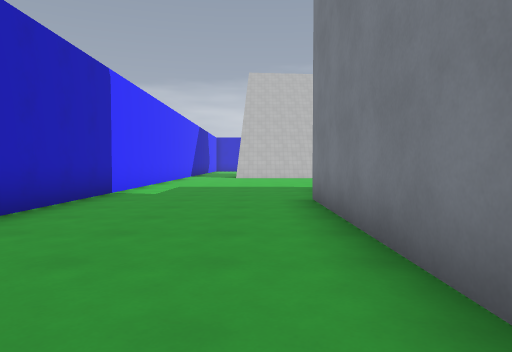
View 1 (above)

24 first-person views from a walk through a level from a Godot 3-D game. The camera is 1.3 m above the floor, tilts 2° down and sees 70° across. The floor is counted in squares, 2 m on a side. Each view is taken from the middle of a square. On the plan, view 1 faces up. The plan holds only what a view shows up to about 11 squares ahead; the rest is blank. The place goes on beyond the plan. Surface patterns are stand-ins for the level's own textures.

View 2
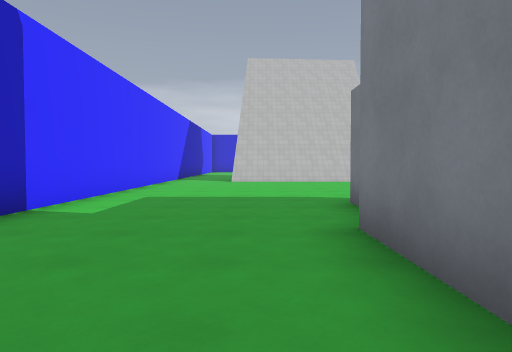

View 3
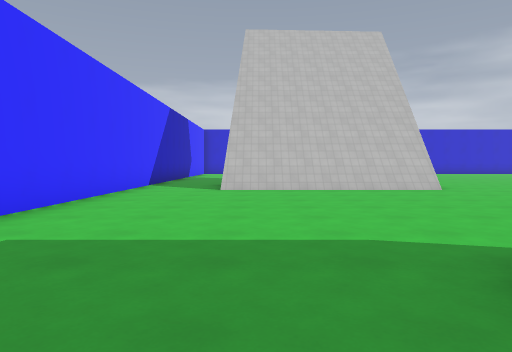

View 4
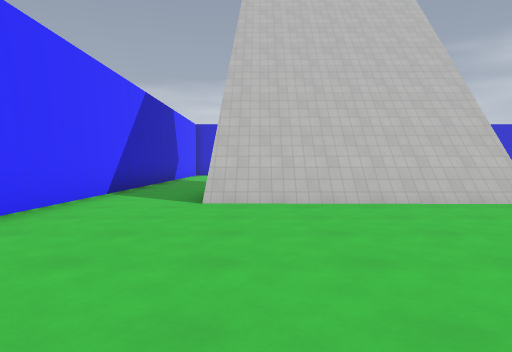

View 5
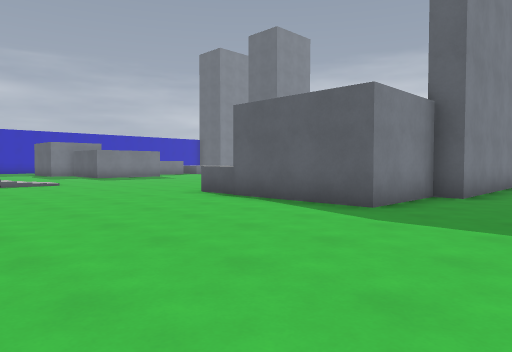

View 6
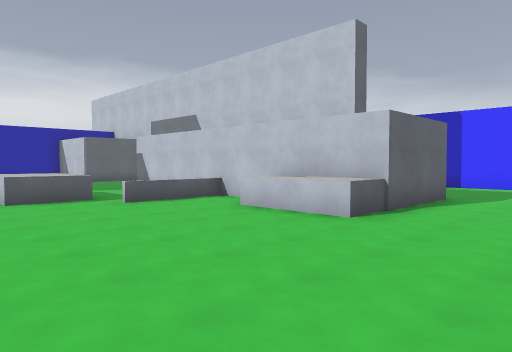

View 7
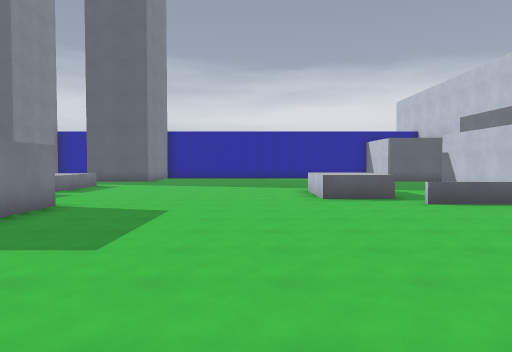

View 8
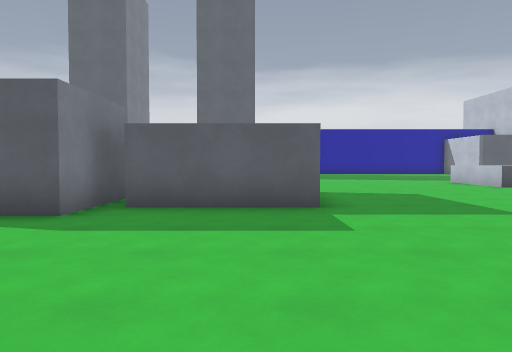

View 9
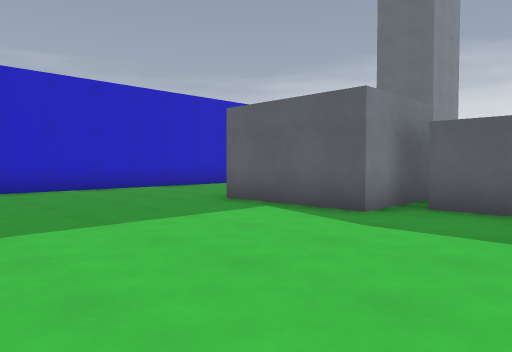

View 10
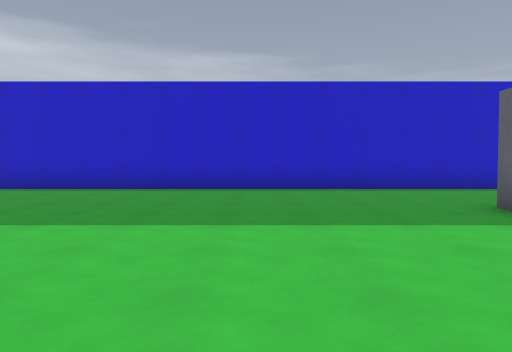

View 11
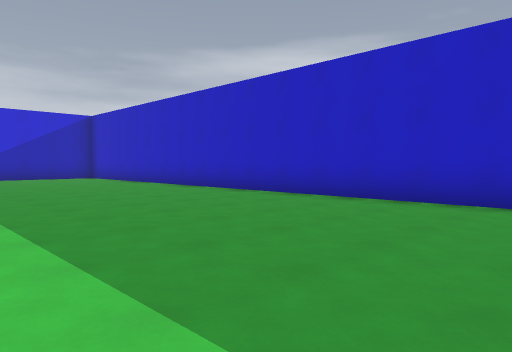

View 12
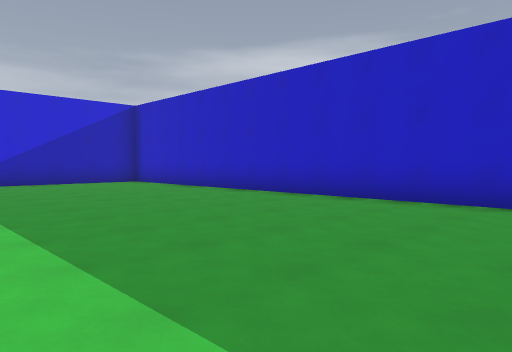

View 13
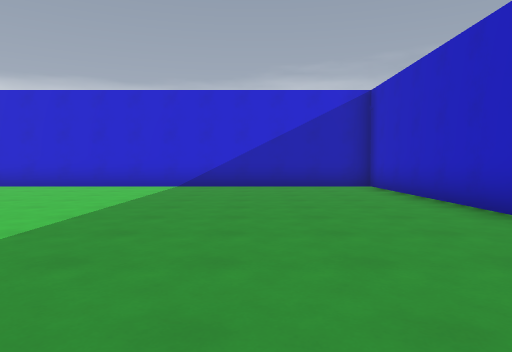

View 14
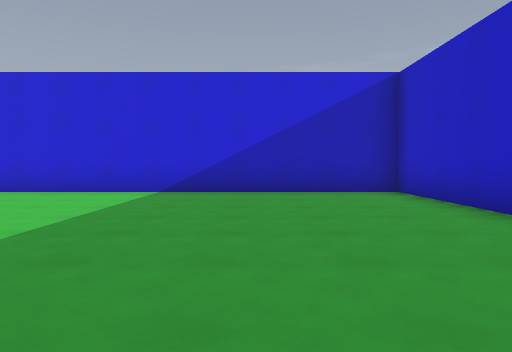

View 15
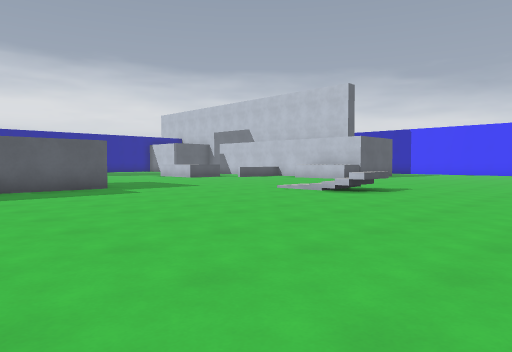

View 16
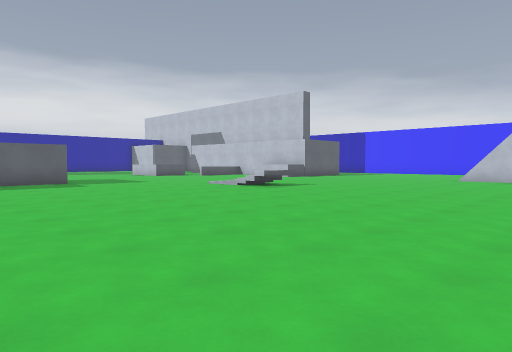

View 17
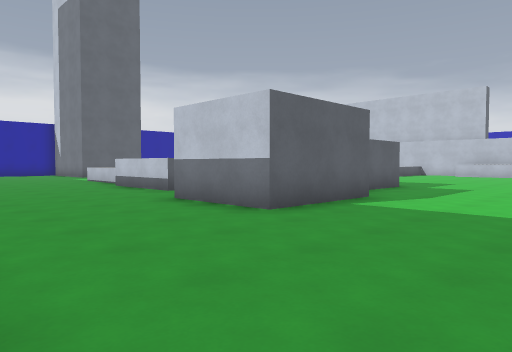

View 18
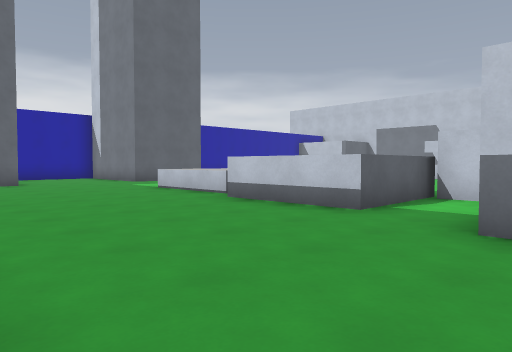

View 19
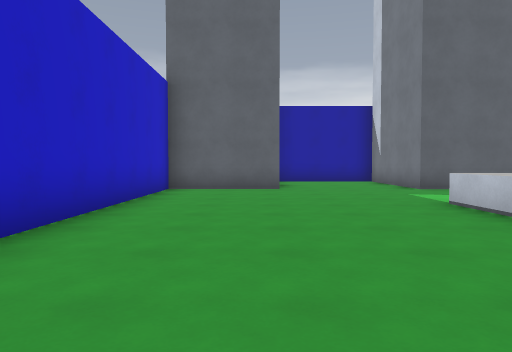

View 20
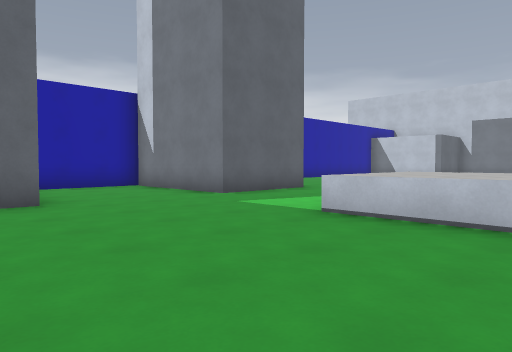

View 21
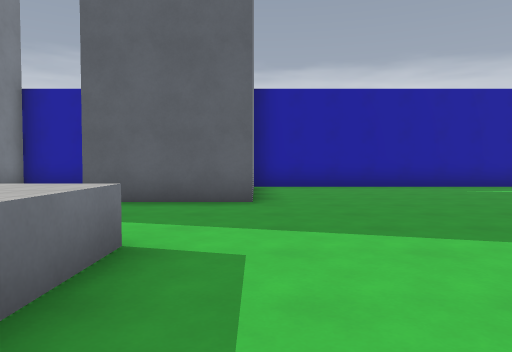

View 22
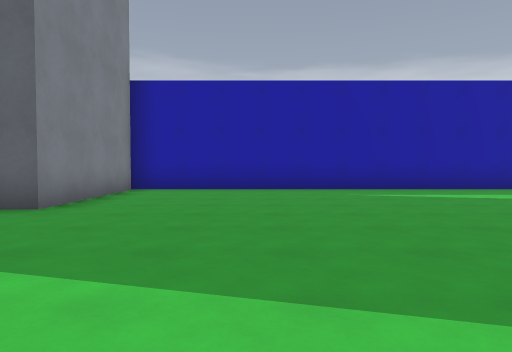

View 23
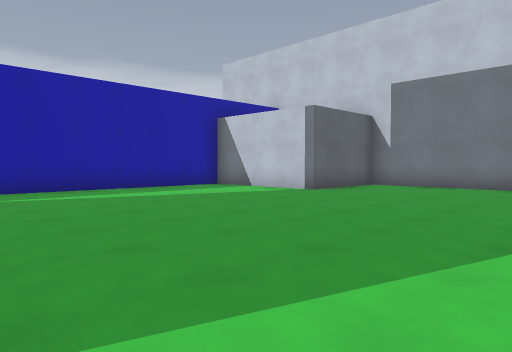

View 24
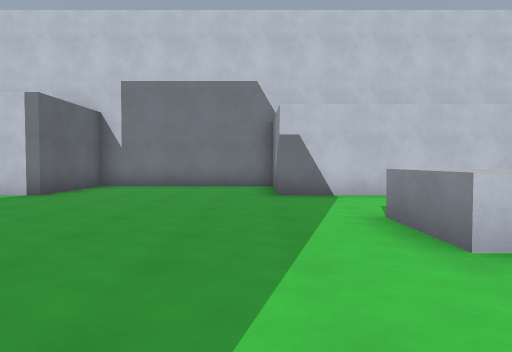

### Floor plan
Key: @ floor where view 1 was taken; # wall or solid block; . floor; / step, stairs or slope; = window, fence, low wall or low ledge; ^ raised ledge.
Columns run from 4 left of view 1 to 26 right of it. Each row starts with its distance up from view 1.
 30                    ############
 29                    ...........#
 28                     ..........#
 27                     ..........#
 26                      .........#
 25                       ........#
 24                       ........#
 23                        .......#
 22                         ......#
 21 #..                     ......#
 20 #..                 ..........#
 19 #.../.....     ...............#
 18 #.../////.....................#
 17 #..//////.....................#
 16 #..//////.....................#
 15 #.............................#
 14 #.............................#
 13 #..............=..............#
 12 #............../..............#
 11 #............../..............#
 10 #.............................#
  9 #.....###^....................#
  8 #.....#  ^.............###....#
  7 #.....#  ^.........##### #....#
  6 #....## #..........# ##  #....#
  5 #....#  #..........####.......
  4  ....#  #=^.........  ^^^.....
  3   ...#  #  .^^.......   ^....
  2   ...#  # ..^^.......   ^.....
  1    ..   #...^^.......^  ^.....#
  0     @####......... ..^^^^.....#
 -1      #...............^^^^.....#
 -2      #........................#
 -3      #........................#
 -4      #........................#
 -5      #...............##.......#
 -6      ####...........####...####
 -7         #...........#  #...
 -8         #...........#  #...
 -9         #############  ####

Where each view was taken, in squares from view 1:
view 1: 0 up, 0 right, facing up
view 2: 3 up, 0 right, facing up
view 3: 7 up, 0 right, facing up
view 4: 10 up, 0 right, facing up
view 5: 14 up, 1 left, facing down-right
view 6: 12 up, 11 right, facing down-left
view 7: 12 up, 11 right, facing down
view 8: 13 up, 16 right, facing down
view 9: 13 up, 16 right, facing down-right
view 10: 12 up, 16 right, facing right
view 11: 13 up, 19 right, facing up-right
view 12: 17 up, 19 right, facing up-right
view 13: 19 up, 22 right, facing up
view 14: 21 up, 22 right, facing up
view 15: 17 up, 19 right, facing down-left
view 16: 20 up, 19 right, facing down-left
view 17: 12 up, 25 right, facing down-left
view 18: 7 up, 25 right, facing down-left
view 19: 4 up, 23 right, facing down
view 20: 1 up, 24 right, facing down-left
view 21: 1 up, 16 right, facing down
view 22: 0 up, 13 right, facing down
view 23: 0 up, 12 right, facing down-left
view 24: 1 down, 12 right, facing left
